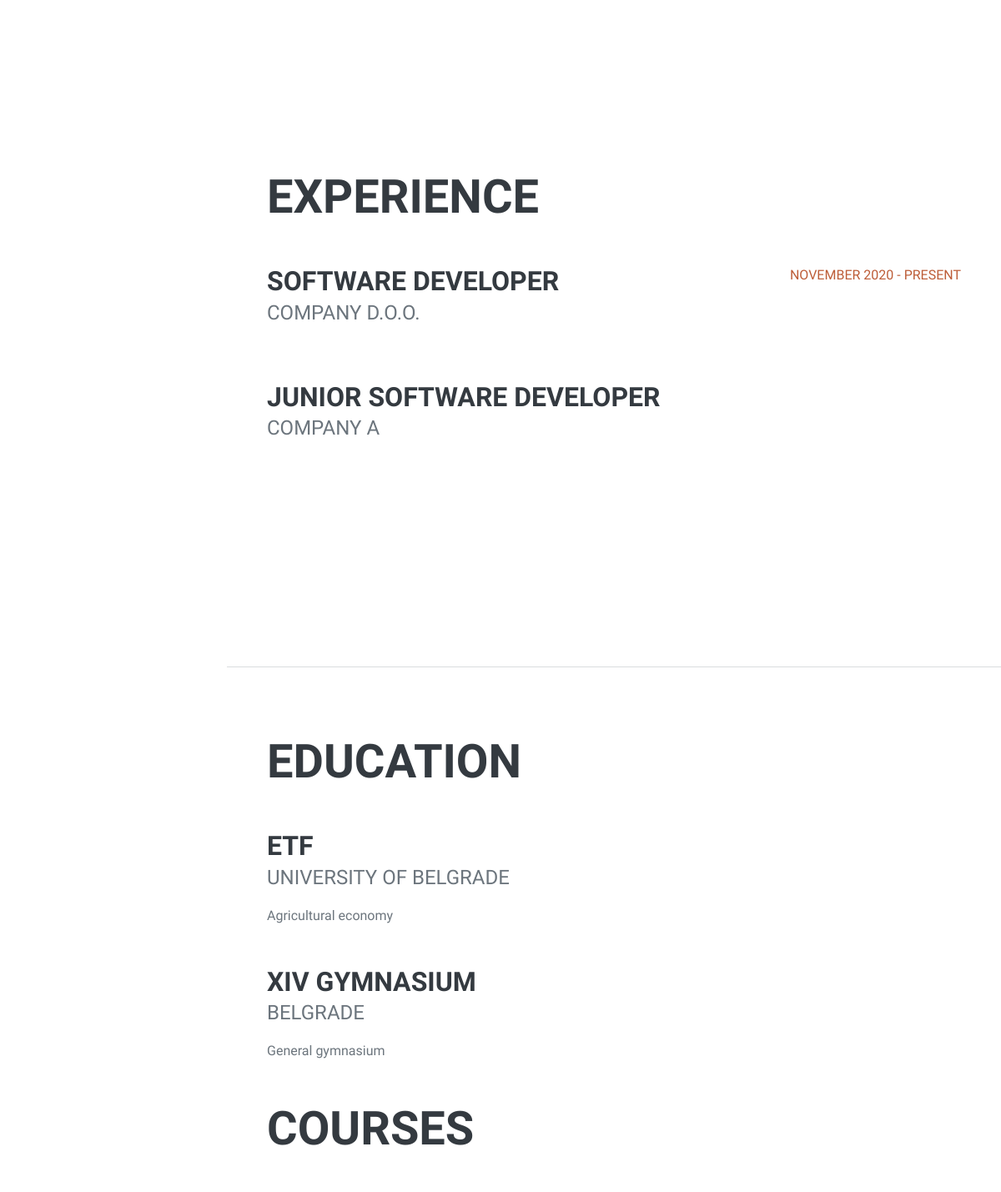
Page /user/details/1 (middle part) on the earlier database version.
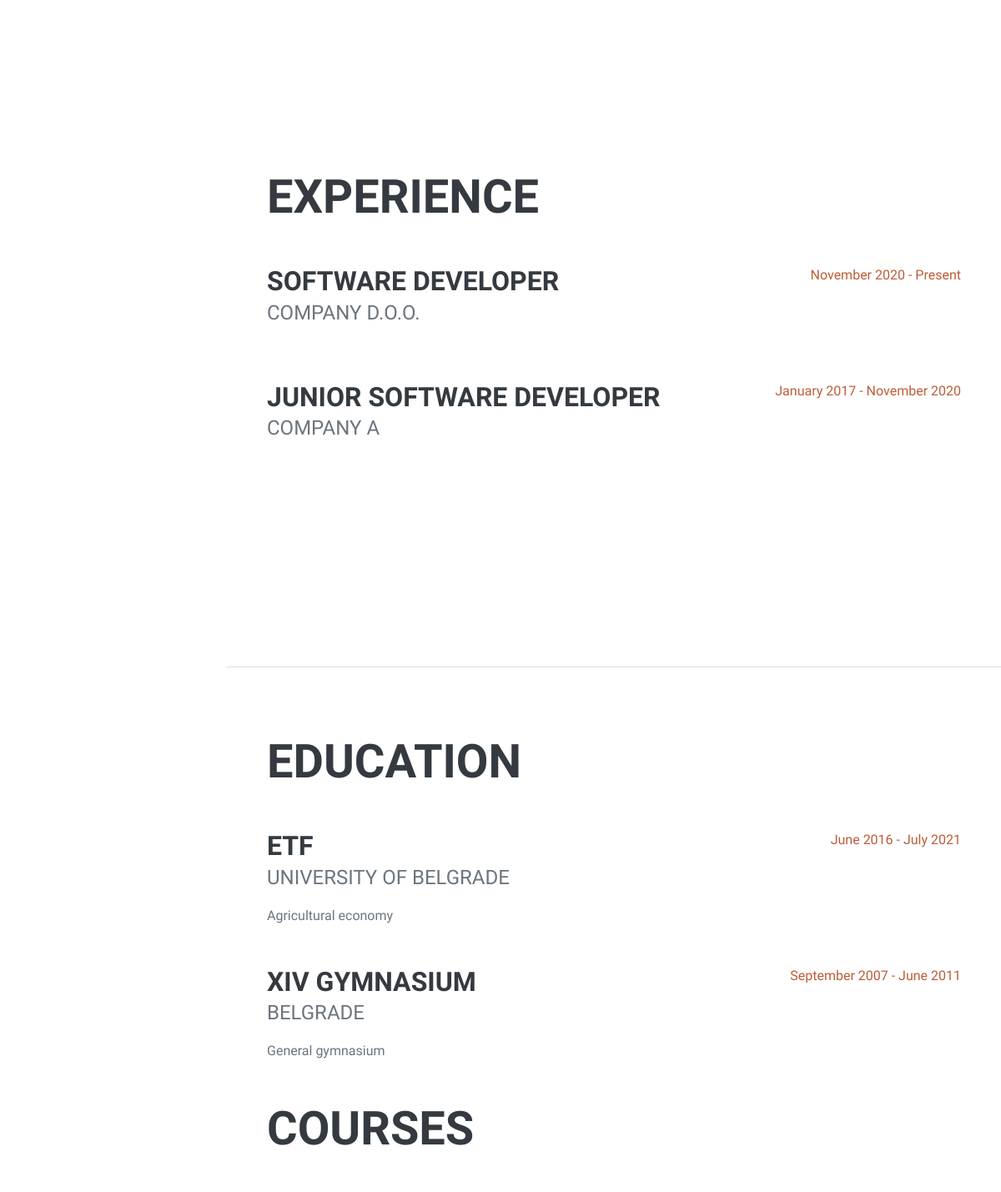
Same page on the later database version.
### app.py (models this page shows, shortened)
class UserExperience(db.Model):
    __tablename__ = 'UserExperience'
    id = db.Column(db.Integer, primary_key=True)
    user_id = db.Column(db.Integer, db.ForeignKey('User.id'), nullable=False)
    position = db.Column(db.String(256), unique=False, nullable=False)
    organization = db.Column(db.String(256), unique=False, nullable=False)
    work_period = db.Column(db.String(256), unique=False, nullable=False)
    created_at = db.Column(db.DateTime(timezone=True), server_default=func.now())

class UserEducation(db.Model):
    __tablename__ = 'UserEducation'
    id = db.Column(db.Integer, primary_key=True)
    user_id = db.Column(db.Integer, db.ForeignKey('User.id'), nullable=False)
    institution = db.Column(db.String(256), unique=False, nullable=False)
    facility = db.Column(db.String(256), unique=False, nullable=False)
    module = db.Column(db.String(256), unique=False, nullable=False)
    study_period = db.Column(db.String(256), unique=False, nullable=False)
    is_education = db.Column(db.Boolean, unique=False, default=True)
    created_at = db.Column(db.DateTime(timezone=True), server_default=func.now())

### app_views.py (the view)
@app_views.route('/user/details/<int:id>', methods=['GET'])
def user_details(id):
    try:
        from app import User, UserEducation, UserExperience, UserSkill, Skill
        user = User.query.get(int(id))
        user_skills = UserSkill.query.filter_by(user_id=id)
        skills = []
        workflows = []
        for element in user_skills:
            skill = Skill.query.get(int(element.skill_id))
            if skill.is_skill:
                skills.append(skill.name)
            else:
                workflows.append(skill.name)
        context = {
            'type': 'user-details',
            'general': {
                'firstname': user.firstname,
                'lastname': user.lastname,
                'street': user.street,
                'city': user.city,
                'postcode': user.postcode,
                'phone': user.phone,
                'email': user.email,
                'bio': user.bio,
                'linkedin': user.li,
                'github': user.gh
            },
            'experience': UserExperience.query.filter_by(user_id=id),
            'education': {
                'education': UserEducation.query.filter_by(user_id=id, is_education=True),
                'course': UserEducation.query.filter_by(user_id=id, is_education=False)
            },
            'skills': {
                'skills': skills,
                'workflows': workflows
            }
        }
        return render_template('user-details.html', context=context)
    except Exception as e:
        abort(500)

### app_views.py (called while the page is built)
@app_views.context_processor
def inject_now():
    return {'current_year': datetime.utcnow().year}

### templates/user-details.html (shortened to what this page needs)
{% extends 'components/layouts/base.html' %}
{% block content %}
    <div class="container-fluid p-0">
        {% with context=context.experience %}
            {% include "components/user/details/experience.html" %}
        {% endwith %}
        <hr class="m-0" />
        {% with context=context.education %}
            {% include "components/user/details/education.html" %}
        {% endwith %}
    </div>
{% endblock %}

### templates/components/layouts/base.html (shortened to what this page needs)
<!DOCTYPE html>
<html lang="en">
    <head>
        {% include "components/layouts/top-scripts.html" %}
    </head>
    <body id="page-top" class="d-flex flex-column min-vh-100">
        {% block content %} {% endblock %}
    </body>
</html>

### templates/components/layouts/top-scripts.html (shortened to what this page needs)
{% block content %}
    <link href="{{ url_for('static', filename='assets/css/styles.css') }}" rel="stylesheet" />
{% endblock %}

### templates/components/user/details/experience.html (shortened to what this page needs)
{% block content %}
    <section class="resume-section" id="experience">
        <div class="resume-section-content">
            <h2 class="mb-5">Experience</h2>
            {% for experience in context %}
                <div class="d-flex flex-column flex-md-row justify-content-between mb-5">
                    <div class="flex-grow-1">
                        <h3 class="mb-0">{{experience.position}}</h3>
                        <div class="subheading mb-3">{{experience.organization}}</div>
                    </div>
                    <div class="flex-shrink-0"><span class="text-primary">{{experience.work_period}}</span></div>
                </div>
            {% endfor %}
        </div>
    </section>
{% endblock %}

### templates/components/user/details/education.html (shortened to what this page needs)
{% block content %}
    <section class="resume-section" id="education">
        <div class="resume-section-content">
            <h2 class="mb-5">Education</h2>
            {% for education in context.education %}
                <div class="d-flex flex-column flex-md-row justify-content-between mb-5">
                    <div class="flex-grow-1">
                        <h3 class="mb-0">{{education.institution}}</h3>
                        <div class="subheading mb-3">{{education.facility}}</div>
                        <div>{{education.module}}</div>
                    </div>
                    <div class="flex-shrink-0"><span class="text-primary">{{education.study_period}}</span></div>
                </div>
            {% endfor %}
            <h2 class="mt-5 mb-5">Courses</h2>
        </div>
    </section>
{% endblock %}

Differences in the rows shown:
changed UserExperience "SOFTWARE DEVELOPER": work_period "NOVEMBER 2020 - PRESENT" → "November 2020 - Present"
changed UserExperience "JUNIOR SOFTWARE DEVELOPER": work_period (not shown) → "January 2017 - November 2020"
changed UserEducation "ETF": study_period (not shown) → "June 2016 - July 2021"
changed UserEducation "XIV GYMNASIUM": study_period (not shown) → "September 2007 - June 2011"
